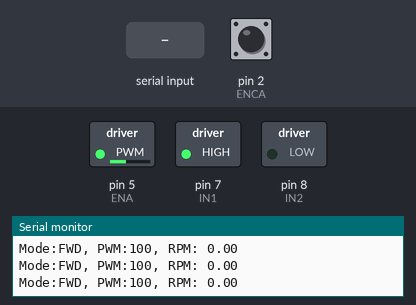
A sketch run on a simulated Arduino Uno, built with avr-gcc and run on an emulated ATmega328P. Shown: switched loads named in the sketch (green lamp = pin HIGH), the last lines printed to the serial monitor. Inputs (shaded band) come from the test bench; at power-on: pin 2 (ENCA) HIGH.

Above: at 1.2 s.
1.3 s: "pwm=\n" received over Serial
At 2.5 s:
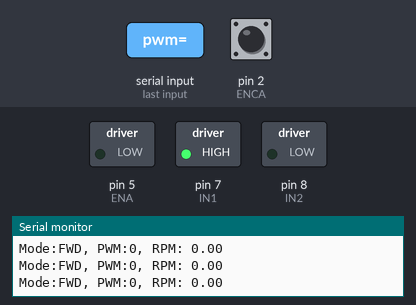
2.8 s: "pwm=90\n" received over Serial
At 4.0 s:
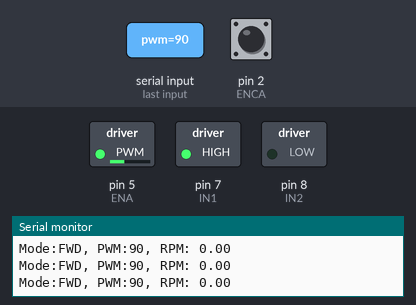
4.3 s: "pwm=,45\n" received over Serial
At 5.8 s:
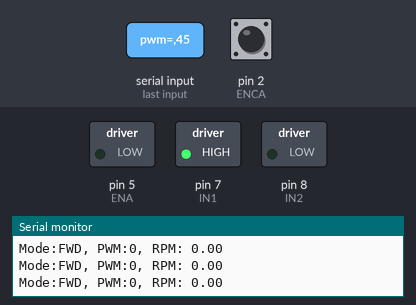
Timing chart, 0 to 7.3 s (numbered marks = the images above; inputs shaded):
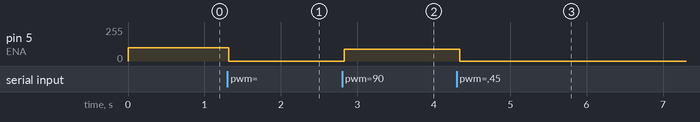

The sketch:

lab6_task5_pwm_speed.ino
```cpp
/*
 * Task 5: PWM Speed Control and Nonlinearity Analysis
 * Mechatronics Lab, Session 6 - University of Tehran
 *
 * Runs the motor forward at a set PWM value and prints the measured RPM
 * every 100 ms. Send "pwm=X" (0-255) over serial to change the speed.
 *
 * Wiring:
 *   Encoder A -> D2 (INT0), Encoder B -> D4, Encoder VCC -> 3.3 V
 *   L298N ENA -> D5 (PWM), IN1 -> D7, IN2 -> D8, motor supply 12 V
 */

#define ENCA 2
#define ENCB 4
#define ENA 5
#define IN1 7
#define IN2 8

volatile long ticks = 0;
volatile uint32_t lastISRmicros = 0;
const uint32_t minEdgeUs = 50;  // Debounce threshold (us)

long ticksPrev = 0;
const int Ts_ms = 100;  // Sampling interval (ms)
const int ppr = 100;    // Pulses per revolution

int pwmValue = 100;  // Starting PWM

void isrEncA() {
  uint32_t now = micros();
  if (now - lastISRmicros < minEdgeUs) return;
  lastISRmicros = now;

  bool b = digitalRead(ENCB);
  ticks += (b ? -1 : 1);
}

void setMotorSpeed(int pwm) {
  pwmValue = constrain(pwm, 0, 255);
  digitalWrite(IN1, HIGH);
  digitalWrite(IN2, LOW);
  analogWrite(ENA, pwmValue);
}

float calculateRPM(long dticks) {
  float countsPerRev = (float)ppr;
  float timeInSec = Ts_ms / 1000.0f;
  float revPerSec = dticks / countsPerRev / timeInSec;
  return revPerSec * 60.0f;
}

void setup() {
  Serial.begin(115200);
  Serial.println("Task 5: PWM Speed Control & Velocity Measurement");
  Serial.println("Commands: pwm=X to set speed (0-255)");

  pinMode(ENCA, INPUT_PULLUP);
  pinMode(ENCB, INPUT_PULLUP);
  attachInterrupt(digitalPinToInterrupt(ENCA), isrEncA, RISING);

  pinMode(ENA, OUTPUT);
  pinMode(IN1, OUTPUT);
  pinMode(IN2, OUTPUT);

  setMotorSpeed(pwmValue);
}

void loop() {
  // Measure velocity
  noInterrupts();
  long currentTicks = ticks;
  interrupts();

  long dticks = currentTicks - ticksPrev;
  ticksPrev = currentTicks;

  float rpm = calculateRPM(dticks);

  Serial.print("Mode:FWD, PWM:");
  Serial.print(pwmValue);
  Serial.print(", RPM: ");
  Serial.println(rpm, 2);

  // Serial commands
  if (Serial.available()) {
    String cmd = Serial.readStringUntil('\n');
    cmd.trim();

    if (cmd.startsWith("pwm=")) {
      int newPWM = constrain(cmd.substring(4).toInt(), 0, 255);
      Serial.print("--- Changing to PWM ");
      Serial.print(newPWM);
      Serial.print(" (");
      Serial.print(newPWM * 100.0 / 255.0, 1);
      Serial.println("% duty) ---");
      setMotorSpeed(newPWM);
    }
  }

  delay(Ts_ms);
}
```

Measured:
- after the input at 1.3 s, pin 5 (ENA): 100/255 → 0/255 at once
- after the input at 2.8 s, pin 5 (ENA): 0/255 → 90/255 at once
- after the input at 4.3 s, pin 5 (ENA): 90/255 → 0/255 at once
